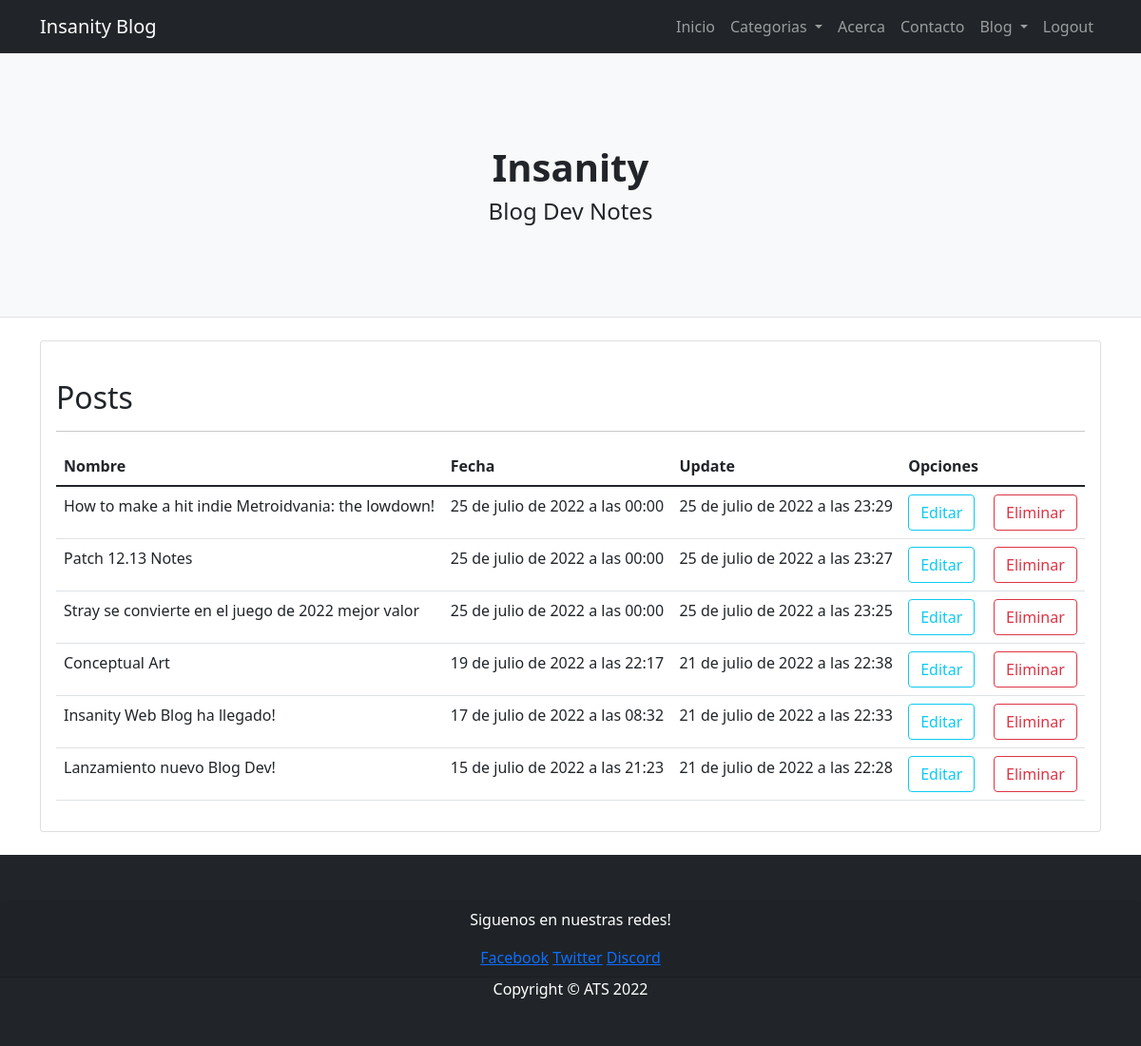
The page /listado/ (signed in) on the database its author committed.
### blogsetup/models.py (models this page shows)
class Contenido(models.Model):
    titulo = models.CharField("Titulo", max_length=50)
    subtitulo = models.CharField("Subtitulo", max_length=100)
    autor = models.ForeignKey(User, on_delete=models.CASCADE)
    fecha = models.DateTimeField()
    imagen = models.ImageField(upload_to = 'media')
    texto = models.TextField()
    categoria = models.ManyToManyField(Categoria)
    created = models.DateTimeField(auto_now_add=TRUE)
    update = models.DateTimeField(auto_now_add=TRUE)

### blogsetup/views.py (the view)
# urls.py: path('listado/', views.listado, name="listado"),
@login_required
def listado(request):
    contenidos = reversed(Contenido.objects.all())
    return render(request, "paginas/listado.html", {"contenidos":contenidos})

### blogsetup/templates/paginas/listado.html (shortened to what this page needs)
{% extends 'blogsetup/base.html' %}
{% load static %}
{% load crispy_forms_tags %}
{% block contenido %}
<div class="container">
<div class="row">
    <div class="col-4-col-md-4 offset-md">
        <div class="card">
            <br>
            <div class="card-body">
                <h2> Posts</h2>
                <hr>
                <table class="table">
                    <thead class="thead-dark">
                      <tr>
                        <th scope="col">Nombre</th>
                        <th scope="col">Fecha</th>
                        <th scope="col">Update</th>
                        <th scope="col">Opciones</th>
                      </tr>
                    </thead>
                    <tbody>
                        {% for contenido in contenidos %}
                        <tr>
                          <td>{{contenido.titulo}}</td>
                          <td>{{contenido.fecha}}</td>
                          <td>{{contenido.update}}</td>
                          <td> <a href="{% url 'editar' contenido.id %}" class="btn btn-outline-info btn-md"> Editar</a></td>
                          <td> <a href="{% url 'eliminar' contenido.id %}" class="btn btn-outline-danger btn-md"> Eliminar</a></td>
                        </tr>
                        {% endfor %}
                    </tbody>
                </table>
            </div>
        </div>
    </div>
</div>
</div>
<br>
{% endblock contenido %}

### rows shown on the page
Contenido: titulo "How to make a hit indie Metroidvania: the lowdown!", fecha "25 de julio de 2022 a las 00:00", update "25 de julio de 2022 a las 23:29"
Contenido: titulo "Patch 12.13 Notes", fecha "25 de julio de 2022 a las 00:00", update "25 de julio de 2022 a las 23:27"
Contenido: titulo "Stray se convierte en el juego de 2022 mejor valor", fecha "25 de julio de 2022 a las 00:00", update "25 de julio de 2022 a las 23:25"
Contenido: titulo "Conceptual Art", fecha "19 de julio de 2022 a las 22:17", update "21 de julio de 2022 a las 22:38"
Contenido: titulo "Insanity Web Blog ha llegado!", fecha "17 de julio de 2022 a las 08:32", update "21 de julio de 2022 a las 22:33"
Contenido: titulo "Lanzamiento nuevo Blog Dev!", fecha "15 de julio de 2022 a las 21:23", update "21 de julio de 2022 a las 22:28"
